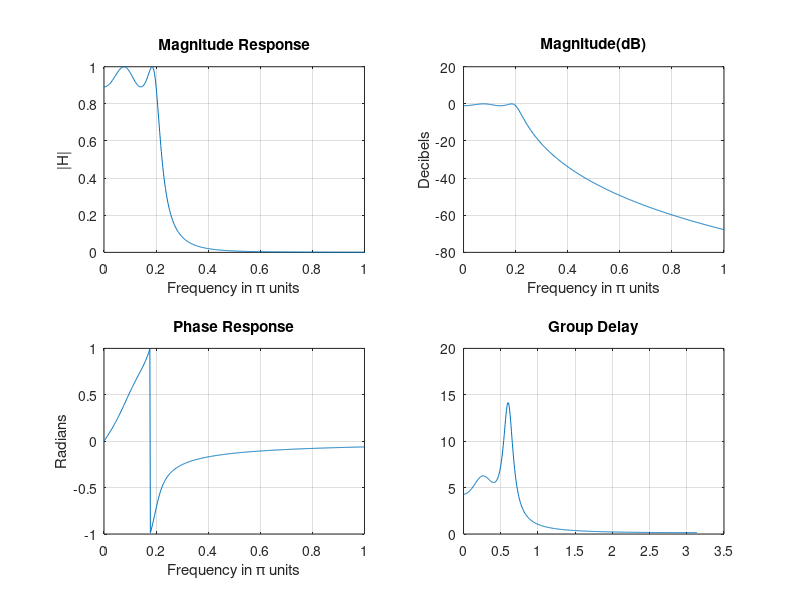

This chart was generated by the following MATLAB code:
clc;clear;close all;
% Digital Filter Specifications:
Wp = 0.2*pi; % digital Passband freq in rad
Ws = 0.3*pi; % digital Stopband freq in rad
Rp = 1; % Passband ripple in dB
As = 15; % Stopband attenuation in dB
% Analog Prototype Specifications: Inverse mapping for frequencies
T = 1; Fs = 1/T; % Set T=1
OmegaP = (2/T)*tan(Wp/2); % Prewarp Prototype Passband freq
OmegaS = (2/T)*tan(Ws/2); % Prewarp Prototype Stopband freq
% Analog Chebyshev-1 Prototype Filter Calculation:
ep = sqrt(10^(Rp/10)-1); A = 10^(As/20);
OmegaC = Wp; OmegaR = Ws/Wp; g = sqrt(A*A-1)/ep;
N = ceil(log10(g+sqrt(g*g-1))/log10(OmegaR+sqrt(OmegaR*OmegaR-1)));
[z,p,k] = cheb1ap(N,Rp); ds = real(poly(p)); aNn = ds(N+1);
p = p*OmegaC; ds = real(poly(p)); aNu = ds(N+1);
k = k*aNu/aNn;
b0 = k; B = real(poly(z)); cs = k*B;
% Chebyshev-1 Filter Order = 4
% Bilinear transformation:
[b,a] = bilinear(cs,ds,Fs); 

%plota
w = [0:1:500]*pi/500; H = freqs(cs,ds,w);
mag = abs(H); db = 20*log10((mag+eps)/max(mag)); pha = angle(H);
figure;set(gcf, 'Position', [0, 0, 700, 700])
subplot(222);plot(w/pi,db);grid on;title('Magnitude(dB)');xlabel('Frequency in \pi units');ylabel('Decibels');
subplot(221);plot(w/pi,mag);grid on;title('Magnitude Response');xlabel('Frequency in \pi units');ylabel('|H|');
subplot(223);plot(w/pi,-pha/pi);grid on;title('Phase Response');xlabel('Frequency in \pi units');ylabel('Radians');
subplot(224);grpdelay(b,a);grid on;title('Group Delay')
